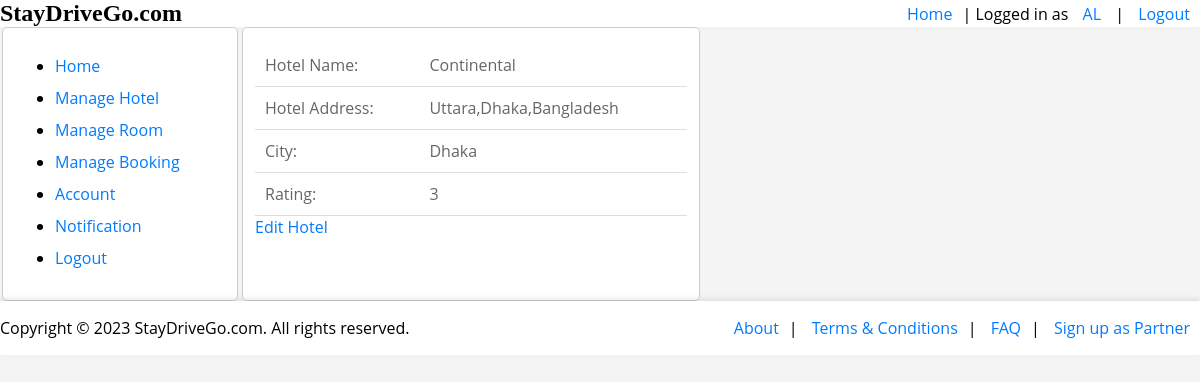
/view/managehotel.php (signed in), run on the app's committed database.
### tables this page shows
CREATE TABLE `hotel_info` (
  `HotelID` int(20) NOT NULL,
  `OwnerUsername` varchar(50) NOT NULL,
  `HotelName` varchar(50) NOT NULL,
  `Address` varchar(100) NOT NULL,
  `City` varchar(50) NOT NULL,
  `Rating` varchar(50) NOT NULL
);

### Model/hotelownermodel.php (called while the page is built, shortened)
<?php
function getHotelInfo()
{
    $currentOwner = $_SESSION['username'];
    $con = getConnection();
    $sql = "SELECT * FROM hotel_info WHERE OwnerUsername='{$currentOwner}'";
    $result = mysqli_query($con, $sql);
    $hotel = [];
    while ($row = mysqli_fetch_assoc($result)) {
        array_push($hotel, $row);
        $hotelid = $row['HotelID'];
    }
    return $hotel;
}
?>

### View/managehotel.php (the view, shortened to what this page needs)
<?php
require_once('../Model/hotelownermodel.php');
$hotel_info = getHotelInfo();
?>
<!DOCTYPE html>
<html lang="en">
<head>
    <link rel="stylesheet" type="text/css" href="../Asset/home.css">
</head>
<body>
    <?php include_once('header.php'); ?>
    <section style="display: flex;">
        <div style="width: 20%; display: flex; height: auto;">
            <?php include_once('menu.php') ?>
        </div>
        <div style="width: 40%;display: flex;height: auto;">
                <fieldset>
                    <table>
                        <tr>
                            <td>
                                Hotel Name:
                            </td>
                            <td>
                                <?php if (empty($hotel_info)) {
                                    echo 'Add Information';
                                } else {
                                    echo $hotel_info[0]['HotelName'];
                                } ?>
                            </td>
                        </tr>
                        <tr>
                            <td>
                                Hotel Address:
                            </td>
                            <td>
                                <?php if (empty($hotel_info)) {
                                    echo 'Add Information';
                                } else {
                                    echo $hotel_info[0]['Address'];
                                }
                                ; ?>
                            </td>
                        </tr>
                        <tr>
                            <td>
                                City:
                            </td>
                            <td>
                                <?php if (empty($hotel_info)) {
                                    echo 'Add Information';
                                } else {
                                    echo $hotel_info[0]['City'];
                                }
                                ; ?>
                            </td>
                        </tr>
                        <tr>
                            <td>
                                Rating:
                            </td>
                            <td>
                                <?php if (empty($hotel_info)) {
                                    echo 'Add Information';
                                } else {
                                    echo $hotel_info[0]['Rating'];
                                }
                                ; ?>
                            </td>
                        </tr>
                    </table>
                    <?php
                    if (!empty($hotel_info)) {
                        ?>
                        <a href="edithotel.php">Edit Hotel</a>
                    <?php }
                    ?>
                </fieldset>
        </div>
    </section>
    <?php include_once('footerpublic.php'); ?>
</body>
</html>

### Asset/home.css (style rules this page uses)
body { font-family: "Open Sans", sans-serif; margin: 0; padding: 0; background-color: #f4f4f4; }
section { display: fixed; }
fieldset { border: 1px solid #ccc; border-radius: 5px; width: 90%; background-color: white; }
table { width: 100%; border-collapse: collapse; text-align: left; margin-top: 10px; }
th, td { padding: 10px; border-bottom: 1px solid #ddd; }
td { color: #666; }
a { color: #007bff; text-decoration: none; }

### View/header.php (style rules this page uses)
body { margin: 0; padding: 0; font-family: 'Open Sans', sans-serif; display: flex; flex-direction: column; min-height: 100vh; }

### View/footerpublic.php (style rules this page uses)
body { margin: 0; padding: 0; font-family: 'Open Sans', sans-serif; display: flex; flex-direction: column; min-height: 100vh; }

### data on the page
hotel_info: HotelName "Continental", Address "Uttara,Dhaka,Bangladesh", City "Dhaka", Rating "3"

### other printed values
$_SESSION['firstname'] "AL"
